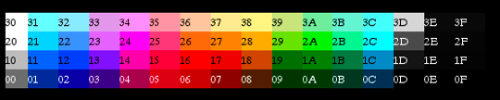
#> input picture reference/palette_sample.png, 500 x 100 px
$ python make_chr.py ../reference/palette_sample.png out.png
#> lines starting #> are read from the running program, lines starting #| are printed output that depends on the picture
"""Convert an image to NES CHR tile data.

For the most intuitive, consistent results, the input file should be 128x128,
and should contain no more than four colors, with either transparency
(counted as a color if present) or black being interpreted as transparent
areas of the tile.

The image will be converted to 4 colors (or 3 colors plus transparency) and
sorted into ascending-value order. This will cause the darkest color in
each tile to be treated as transparent. If the tile contained more colors,
the exact collapse into 4 or 3 colors is determined by PIL.

Complete 8x8 tiles will be copied starting from the top left of the image in
row-major order. Partial tiles at the right or bottom will be ignored.\

If the file contains more than 256 complete 8x8 tiles, a warning will be issued.

Any lossless file format supported by PIL should work (PNG, GIF, BMP, etc.).
"""

import math
import argparse
from pathlib import Path
from sys import stderr

from functools import reduce
from itertools import chain
from PIL import Image

TILE_SIZE = 8


def value_of(color):
    if len(color) > 3 and color[3] == 0:
        return -math.inf
    return sum(a * b for a, b in zip(color, [0.299, 0.587, 0.114]))


def sort_palette(image: Image) -> Image:
    # group color channels into full-channel color lists
    channels = 4 if image.has_transparency_data else 3
    # batched is only available in Python 3.12
    try:
        from itertools import batched

        colors = batched(image.palette.tobytes(), n=channels)
    except:
        stream = image.palette.tobytes()
        colors = [
            stream[pos : pos + channels] for pos in range(0, len(stream), channels)
        ]
    palette = list(enumerate(value_of(color) for color in colors))
    # sort non-transparent colors by value and save only index order
    palette = [idx for (idx, _) in sorted(palette, key=lambda gray: gray[1])]
    return image.remap_palette(palette)


def tile_data(image: Image) -> bytes:
    """
    Converts an 8x8 image to a tile bytestream.
    The bytes will be ordered into two planes, where the first plane
    holds the low-order bit of each pixel and the second plane holds
    the high-order bit.
    """
    if image.height != 8 or image.width != 8:
        raise RuntimeError("Tile must be 8x8 pixels.")
    # reduces tile to four colors
    rows = [
        reduce(
            # consolidate parallel stream of bits into parallel stream of bytes
            lambda a, b: (a[0] << 1 | b[0], a[1] << 1 | b[1]),
            (
                (px & 0b01, px >> 1 & 0b01)
                for px in (image.getpixel((x, y)) for x in range(image.width))
            ),
            (0, 0),
        )
        for y in range(image.height)
    ]
    # convert sequence of pairs to pair of sequences
    planes = zip(*rows)
    # concatenate sequences (low plane then high plane) and generate bytestream
    return bytes(chain(*planes))


def transcribe_chr(image: Image, outfile: Path, width=1, limit=0, columns=False):
    """
    Takes a complete image and outputs it as a tile stream into a file at the specified location.

    By default, issues a warning if the file size exceeds the typical 4k bank size but writes all tiles.

    Optional arguments (note that width and limit use different units):
        width: the stream will be extended to the next multiple of this many TILES.
        limit: the stream will be cut off before it goes over this many BYTES
        columns: set to True to scan the source file in column-major order.
    """
    image = image.convert("RGBA" if image.has_transparency_data else "RGB")
    image = image.quantize(colors=4)
    image = sort_palette(image)
    try:
        if image.height % TILE_SIZE != 0 or image.width % TILE_SIZE != 0:
            print(
                f"WARNING: image dimensions ({image.width}, {image.height}) has margins over tile size {TILE_SIZE} that will be ignored.",
                file=stderr,
            )
        with open(outfile, "wb") as file:
            available = limit if limit != 0 else 0x1000  # default bank size
            count = 0
            # iterate over tiles in image
            for major in range(TILE_SIZE, image.height + 1, TILE_SIZE):
                for minor in range(TILE_SIZE, image.width + 1, TILE_SIZE):
                    x, y = (
                        (major, minor) if columns else (minor, major)
                    )  # supports tall sprites
                    tile = tile_data(image.crop((x - TILE_SIZE, y - TILE_SIZE, x, y)))
                    if available < len(tile):
                        # hard limit on file size?
                        if limit != 0:
                            raise StopIteration
                        else:
                            print(
                                f'WARNING: source file "{outfile.name}" contains more tiles than can fit in a 4k CHR archive.',
                                file=stderr,
                            )
                            available = math.inf  # disable further warnings
                    available -= len(tile)
                    count += 1
                    file.write(tile)
            # pad file to specified tile width
            count %= width
            if count > 0:
                file.write(
                    bytes(0 for _ in range((width - count) * TILE_SIZE + TILE_SIZE))
                )
    except StopIteration:
        # file larger than specified limit
        print(
            f'source file "{outfile.name}" contains more tiles than can fit in the specified archive size.',
            file=stderr,
        )


if __name__ == "__main__":
    # TODO: support user input for file padding, size limit, and scan order

    parser = argparse.ArgumentParser(
        description=__doc__,
        formatter_class=argparse.RawTextHelpFormatter,
    )
    parser.add_argument(
        "source",
        help="Input .png file",
        type=Path,
    )
    parser.add_argument("dest", help="Output .chr file", type=Path)
    args = parser.parse_args()

    image = Image.open(args.source)
#> image is the input picture: PIL image 500x100 RGBA; mean R, G, B, A 81.1, 73.9, 77.2, 255
    transcribe_chr(image, args.dest)
#> in transcribe_chr, `image = image.quantize(colors=4)`:
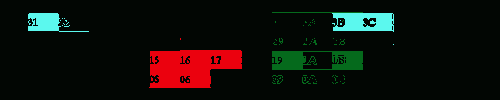
#> image: PIL image 500x100 P; mean R, G, B 17.1, 15.9, 11.3
#> in sort_palette, `channels = 4 if image.has_transparency_data else 3`: channels = 4
#> in sort_palette, `colors = [ stream[pos : pos + channels] for pos in range(0, len(stream..`: colors = 4 items
#> in sort_palette, `palette = list(enumerate(value_of(color) for color in colors))`: palette = [(0, 4.46), (1, 72.45), (2, 199.9), (3, 66.91)]
#> in sort_palette, `palette = [idx for (idx, _) in sorted(palette, key=lambda gray: gray[1..`: palette = [0, 3, 1, 2]
